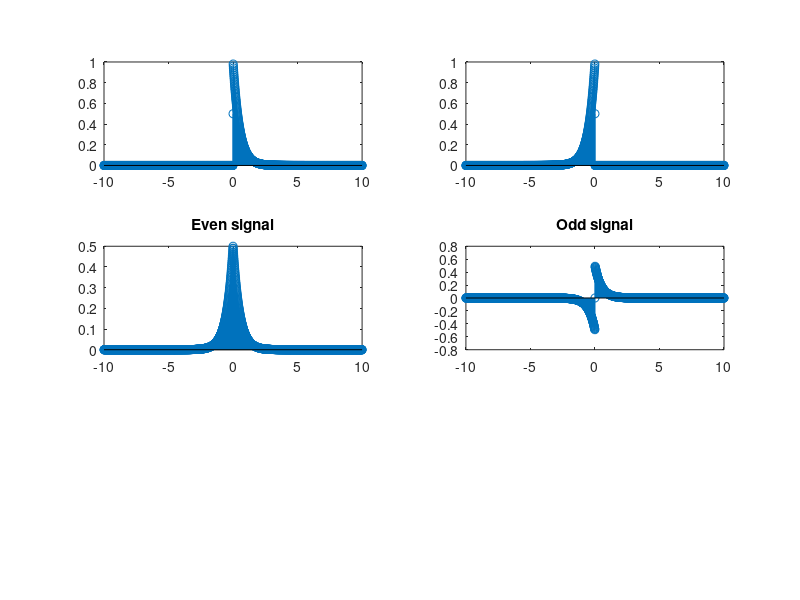

This chart was generated by the following MATLAB code:
clear all;
clc;
t= -10:.01:10;
u = .5*sign(t)+0.5;
x = exp(-2*t).*u;
subplot(3,2,1);
stem(t,x);
x1= fliplr(x);
subplot(3,2,2);
stem(t,x1);

%even signal
xe = .5*(x+x1);
subplot(3,2,3);
stem(t,xe);
title('Even signal');
%odd signal
xo = .5*(x-x1);
subplot(3,2,4);
stem(t,xo);
title('Odd signal');
